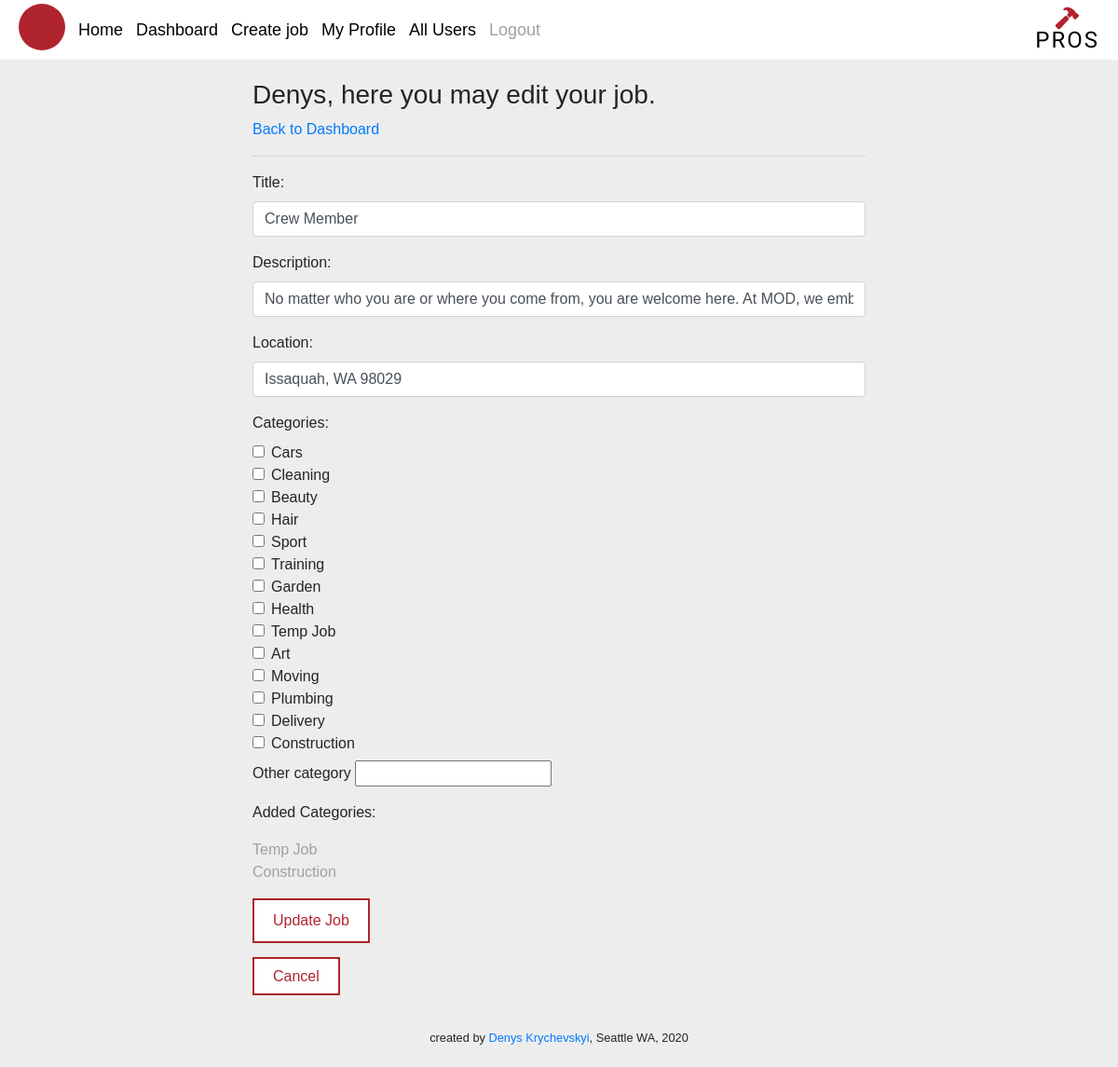
The app's page /edit_job/46 (signed in), older data.
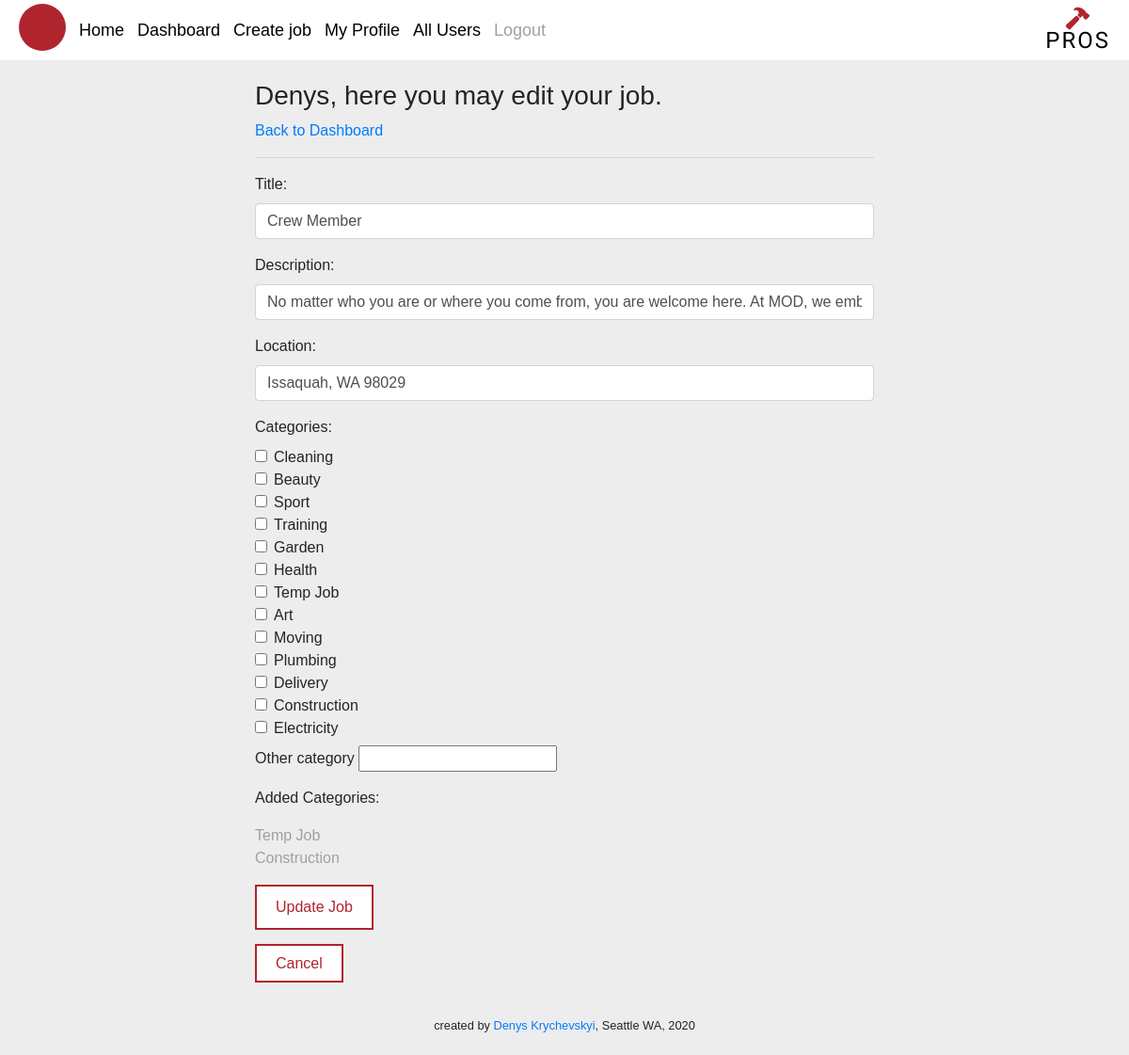
The same page, newer data.
### profi_app/models.py (models this page shows, shortened)
class Category(models.Model):
    name = models.CharField(max_length = 255)
    job = models.ManyToManyField(Job, related_name = 'categories')
    created_at = models.DateTimeField(auto_now_add = True)
    updated_at = models.DateTimeField(auto_now = True)

### profi_app/views.py (the view, shortened to what this page needs)
# urls.py: path('edit_job/<int:job_id>', views.edit_job),
def edit_job(request, job_id):
    if request.method == "GET":
        context = {
            'cur_user': User.objects.get(id = request.session['user_id']),
            'needed_job': Job.objects.get(id = job_id),
            'all_categories': Category.objects.all()
        }
        return render(request, "edit_job.html", context)

### profi_app/templates/edit_job.html (shortened to what this page needs)
<!DOCTYPE html>
<html lang="en">
<head>
    {% include 'head.html' %}
</head>
<body>
    {% include 'navbar.html' %}
    <div class="success_page_container">
        <div class="page_container">
            <div class="display_flex">
                <h3>{{ cur_user.first_name }}, here you may edit your job.</h3>
                <a href="/dashboard">Back to Dashboard</a>
            </div>
            <hr>
            <form action="/edit_job/{{needed_job.id}}" method="POST">
                <div class="form-group">
                    <label for="title">Title:</label>
                    <input type="text" name="title" class="form-control" id="title" value="{{needed_job.title}}">
                </div>
                <div class="form-group">
                    <label for="description">Description:</label>
                    <input type="text" name="description" class="form-control" id="description" value="{{needed_job.description}}">
                </div>
                <div class="form-group">
                    <label for="location">Location:</label>
                    <input type="text" name="location" class="form-control" id="location" value="{{needed_job.location}}">
                </div>
                <div class="form-group">
                    <label for='category'>Categories:</label>
                    {% for category in all_categories %}
                    <div class="form-check">
                        <input class="form-check-input" type="checkbox" name="category" value="{{category.id}}">
                        <label class="form-check-label" for="{{category.name}}">{{category.name}}</label>
                    </div>
                    {% endfor %}
                    <div class="form-group">
                        <label class="form-check-label mt-2" for="other">Other category</label>
                        <input type="text" name="other">
                    </div>
                </div>
                <p>Added Categories:
                    <ul>
                        {% for category in needed_job.categories.all %}
                        <li class="cat_desc">{{category.name}}
                        </li>
                        {% endfor %}
                    </ul>
                </p>
                <button class="mybutton2">Update Job</button>
            </form>
            <br>
            <a class="mybutton2" href="/dashboard">Cancel</a>
        </div>
    </div>
    {% include 'footer.html' %}
</body>
</html>

Row changes from the older to the newer data that the page shows:
removed Category: name "Cars", shown under "Denys, here you may edit your job."
removed Category: name "Hair", shown under "Denys, here you may edit your job."
added Category: name "Electricity", shown under "Denys, here you may edit your job."
